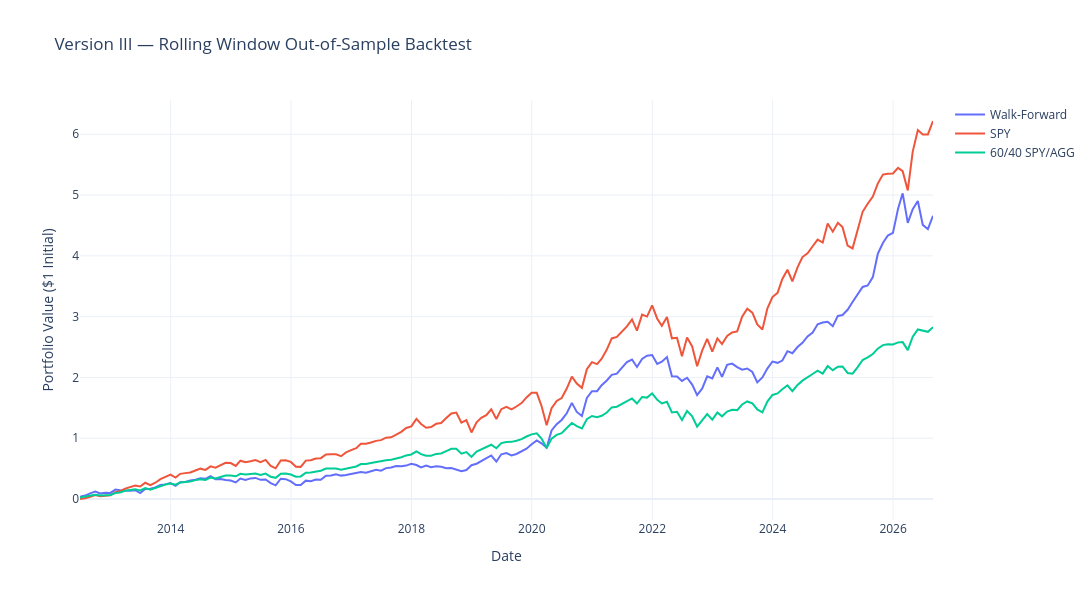
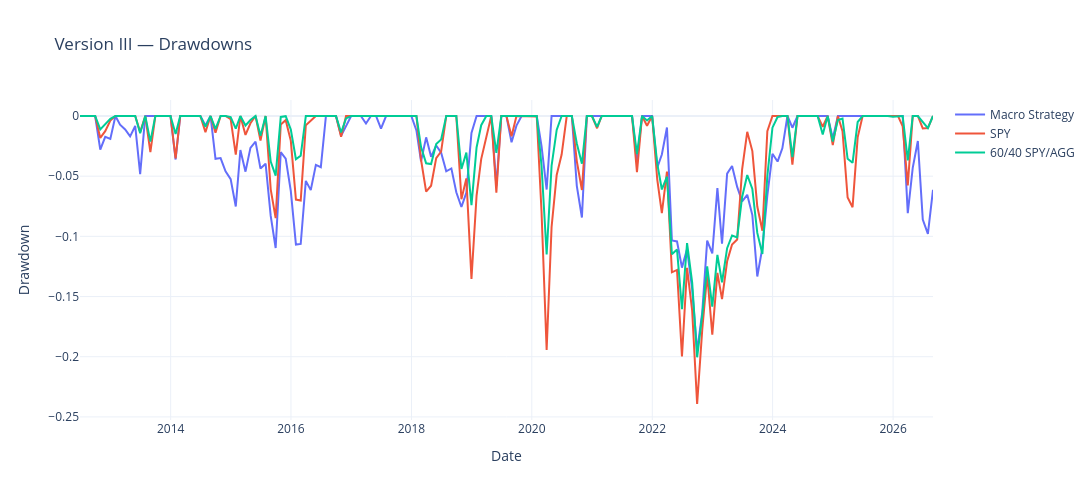

Write notebook code for charts like these, in order.
### Code cell
perf_v3 = pd.DataFrame([
    performance_summary(wf_portfolio_return_rolling, monthly_returns["BIL"], "Macro Strategy (Rolling Window)"),
    performance_summary(spy_eval_returns, monthly_returns["BIL"], "SPY Buy & Hold"),
])
print("\nPerformance Summary — Version III (Rolling Window):")
print(perf_v3.round(4))

regime_returns_v3 = pd.DataFrame(index=wf_portfolio_return_rolling.index)
regime_returns_v3["Strategy Return"] = wf_portfolio_return_rolling
regime_returns_v3["SPY_Return"] = spy_eval_returns
regime_returns_v3["regime"] = macro["regime"]

regime_perf_v3 = regime_returns_v3.groupby("regime")[["Strategy Return", "SPY_Return"]].apply(
    lambda g: g.apply(geo_annualize)
)
print("\nAnnualized Returns by Regime — Version III:")
print(regime_perf_v3)

fig = go.Figure()
fig.add_trace(go.Scatter(x=wf_cumulative_return_rolling.index, y=wf_cumulative_return_rolling, mode="lines", name="Walk-Forward"))
fig.add_trace(go.Scatter(x=spy_cumulative_return_wf.index, y=spy_cumulative_return_wf, mode="lines", name="SPY"))
fig.add_trace(go.Scatter(x=sixty_forty_cumulative_return.index, y=sixty_forty_cumulative_return, mode="lines", name="60/40 SPY/AGG"))
fig.update_layout(
    title="Version III — Rolling Window Out-of-Sample Backtest",
    xaxis_title="Date", yaxis_title="Portfolio Value ($1 Initial)",
    template="plotly_white", width=1100, height=600
)
fig.show()

dd_strategy_v3 = drawdown_series(wf_cumulative_return_rolling)
dd_spy_v3 = drawdown_series(spy_cumulative_return_wf)
dd_60_40_v3 = drawdown_series(sixty_forty_cumulative_return)

fig = go.Figure()
fig.add_trace(go.Scatter(x=dd_strategy_v3.index, y=dd_strategy_v3, mode="lines", name="Macro Strategy"))
fig.add_trace(go.Scatter(x=dd_spy_v3.index, y=dd_spy_v3, mode="lines", name="SPY"))
fig.add_trace(go.Scatter(x=dd_60_40_v3.index, y=dd_60_40_v3, mode="lines", name="60/40 SPY/AGG"))
fig.update_layout(
    title="Version III — Drawdowns",
    xaxis_title="Date", yaxis_title="Drawdown",
    template="plotly_white", width=1100, height=500
)
fig.show()

weights_long_v3 = test_weights_wf_rolling.reset_index(names="Date").melt(id_vars="Date", var_name="Asset", value_name="Weight")
fig = px.area(weights_long_v3, x="Date", y="Weight", color="Asset", title="Version III — Portfolio Weights Over Time")
fig.update_layout(template="plotly_white", width=1100, height=600, yaxis_title="Portfolio Weight")
fig.show()

### Figure 1 — Plotly figure (JSON) as saved in the notebook; plotly's stock layout.template omitted (floating-point values rounded to 4 significant figures; data arrays with more than 128 entries replaced by an {"elided": "..."} marker saying what was removed)
{"data": [{"mode": "lines", "name": "Walk-Forward", "type": "scatter", "x": {"elided": "171 str values"}, "y": {"elided": "171 float values"}}, {"mode": "lines", "name": "SPY", "type": "scatter", "x": {"elided": "171 str values"}, "y": {"elided": "171 float values"}}, {"mode": "lines", "name": "60/40 SPY/AGG", "type": "scatter", "x": {"elided": "171 str values"}, "y": {"elided": "171 float values"}}], "layout": {"height": 600, "title": {"text": "Version III — Rolling Window Out-of-Sample Backtest"}, "width": 1100, "xaxis": {"title": {"text": "Date"}}, "yaxis": {"title": {"text": "Portfolio Value ($1 Initial)"}}}}

### Figure 2 — Plotly figure (JSON) as saved in the notebook; plotly's stock layout.template omitted (floating-point values rounded to 4 significant figures; data arrays with more than 128 entries replaced by an {"elided": "..."} marker saying what was removed)
{"data": [{"mode": "lines", "name": "Macro Strategy", "type": "scatter", "x": {"elided": "171 str values"}, "y": {"elided": "171 float values"}}, {"mode": "lines", "name": "SPY", "type": "scatter", "x": {"elided": "171 str values"}, "y": {"elided": "171 float values"}}, {"mode": "lines", "name": "60/40 SPY/AGG", "type": "scatter", "x": {"elided": "171 str values"}, "y": {"elided": "171 float values"}}], "layout": {"height": 500, "title": {"text": "Version III — Drawdowns"}, "width": 1100, "xaxis": {"title": {"text": "Date"}}, "yaxis": {"title": {"text": "Drawdown"}}}}
